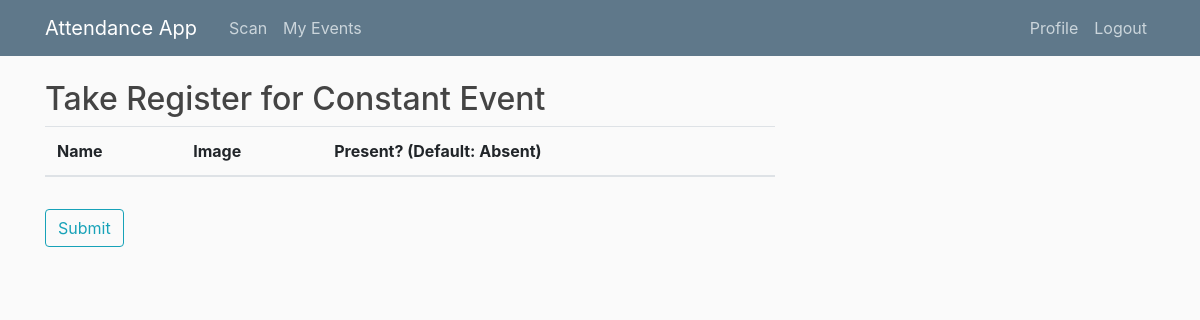
/event/4/register/ (signed in), run on an earlier commit of the app's database.
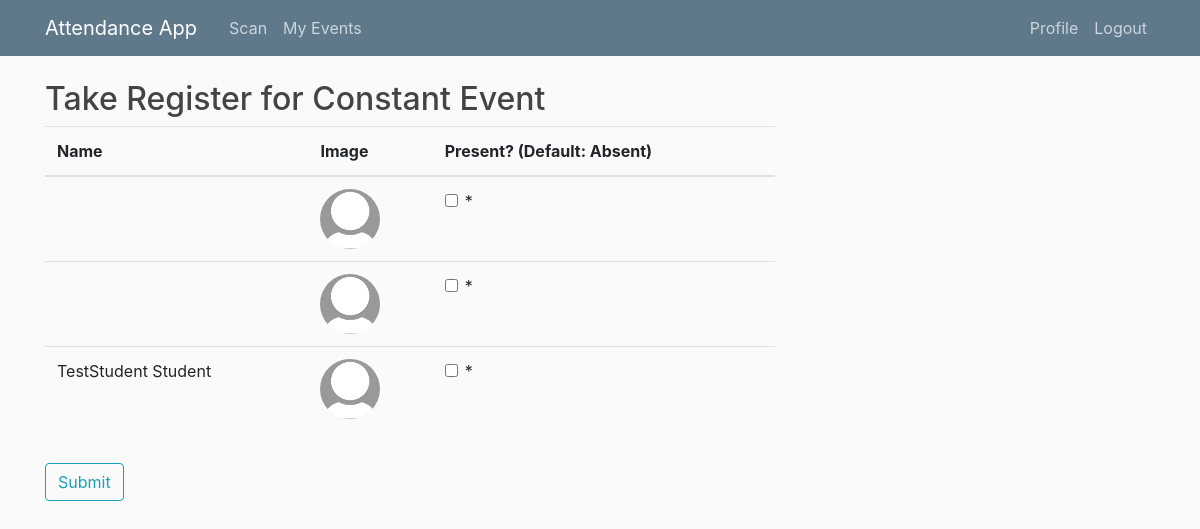
And on a later commit of the database.
### main/models.py (models this page shows, shortened)
class Event(models.Model):
    EVENT_TYPES = (
        ('LE', 'Lecture'),
        ('EX', 'Examination'),
        ('TU', 'Tutorial'),
        ('SG', 'Study Group')
    )
    title = models.CharField(max_length = 100)
    event_type = models.CharField(max_length=2, choices=EVENT_TYPES) # Lecture, tutorial, exam or study group
    start_time = models.DateTimeField(default = timezone.now)
    end_time = models.DateTimeField(default = one_hour_ahead)
    location = models.CharField(max_length = 100, null = True)
    leader = models.ForeignKey(Staff, on_delete=models.CASCADE, related_name = 'staff_leader') # Leader must be a staff member
    attendees = models.ManyToManyField(Student, related_name='student_attendees')
    auth_uuid = models.UUIDField(default=uuid.uuid4, editable = False) # Generates authentication hash
    register_taken = models.BooleanField(default = False)
    def started(self):
        if timezone.now() >= self.start_time:
            return True
        else:
            return False

class Attendance(models.Model):
    student = models.ForeignKey(Student, on_delete=models.CASCADE) # if student is deleted, attendance authentications should be deleted too
    event = models.ForeignKey(Event, on_delete=models.CASCADE) # if event is deleted, attendance authentications should be deleted too
    auth_time = models.DateTimeField(null=True)

### users/models.py (models this page shows, shortened)
class Student(models.Model):
    user = models.OneToOneField(User,  on_delete=models.CASCADE) # Each Student object maps to one account and vice versa
    cid = models.AutoField(primary_key=True) # CIDs have 8 digits
    course = models.CharField(max_length=50, null = True)
    year = models.IntegerField(null=True)

class Profile(models.Model):
    user = models.OneToOneField(User, on_delete=models.CASCADE)
    image = models.ImageField(default='default.jpg', upload_to='profile_pics')

### main/views.py (the view)
# urls.py: path('event/<int:pk>/register/', views.take_register, name='event-register') # Electronic register for each event
@login_required
def take_register(request, pk):
    event = get_object_or_404(Event, pk=pk)
    student_auths = Attendance.objects.filter(event=event).order_by('student__user__first_name', 'student__user__last_name') # Extract queryset of authentications, ordered by student's first name
    count = student_auths.count()
    register_formset = formset_factory(AttendanceVerificationForm, extra=count) # Create formset
    initial = []
    for auth in student_auths:
        initial.append(
            {'mark_attendance': Verification.objects.filter(student=auth.student, event=event).exists()}
        )
    if event.leader.user == request.user or request.user.groups.filter(name="Admin").exists():
        if event.event_type == 'LE': # Register does not need to be taken at lectures
            messages.info(request, f'Register does not need to be taken at a lecture')
            return redirect(event.get_absolute_url())
        else: # Tutorials, study groups and exams require a register to be taken
            if event.started(): # Only allow register to be taken if event has started
                if request.method == 'POST': # If the request is a POST request, process the form's data
                    formset = register_formset(request.POST)
                    student_list = zip(formset, student_auths)
                    if formset.is_valid():
                        event.register_taken = True # Mark that a register has been taken for this event
                        event.save()
                        for form, auth in student_list:
                            student = auth.student
                            mark = form.cleaned_data.get('mark_attendance') # Obtain data submitted from each form in formset
                            if mark == True:
                                if Verification.objects.filter(student=student, event=event).exists(): # Verification already exists for this particular event and student
                                    verification = Verification.objects.get(student=student, event=event)
                                    verification.verification_time = timezone.now() # Edit that verification object
                                else:
                                    verification = Verification.objects.create(verification_time=timezone.now(), event=event, student=student) # Create Verification object
                                verification.save()
                            else:
                                if Verification.objects.filter(student=student, event=event).exists(): # Verification already exists for this particular event and student
                                    verification = Verification.objects.get(student=student, event=event)
                                    verification.delete() # Delete verification object if student was not present at that event
                        messages.success(request, f'Register saved successfully!')
                        return redirect(event.get_absolute_url())
                else: # If this is a GET (or any other) request, create a blank formset
                    student_list = zip(register_formset(initial=initial), student_auths) # Initialise formset with previous register data (if any)
            else: # Event hasn't started yet
                messages.error(request, f'Event has not started yet')
                return redirect(event.get_absolute_url())
        context = {
                'formset': register_formset(),
                'list': student_list,
                'event': event,
        }
        return render(request, 'main/take_register.html', context)
    else: # Logged in user is not an admin user / staff leader
        return HttpResponse(status=403)

### main/templates/main/take_register.html (shortened to what this page needs)
{% extends 'main/base.html' %}
{% load crispy_forms_tags %}
{% block content %}
<h2>Take Register for {{ event.title }}</h2>
<form method="POST">
    <fieldset class="form-group">
        <div class="table-responsive">
            <table class="table">
                <thead>
                    <tr>
                        <th scope="col">Name</th>
                        <th scope="col">Image</th>
                        <th scope="col">Present? (Default: Absent)</th>
                    </tr>
                </thead>
                <tbody>
                    {% for form, auth_student in list %}
                    <tr>
                        <td>{{ auth_student.student.user.first_name }} {{auth_student.student.user.last_name }}</td>
                        <td><img src="{{ auth_student.student.user.profile.image.url }}" class="rounded-circle article-img"></td>
                        <td>
                            {{ form|crispy }}
                        </td>
                    </tr>
                    {% endfor %}
                </tbody>
            </table>
        </div>
    </fieldset>
    <div class="form-group">
        <button class="btn btn-outline-info" type="submit">Submit</button>
    </div>
</form>
{% endblock content %}

### main/templates/main/base.html (shortened to what this page needs)
{% load static %}
<!DOCTYPE html>
<html lang="en">
<head>
    <link rel="stylesheet" href="https://stackpath.bootstrapcdn.com/bootstrap/4.4.1/css/bootstrap.min.css">
    <link rel="stylesheet" type="text/css" href="{% static 'main/main.css' %}">
</head>
<body>
<header class="site-header">
  <nav class="navbar navbar-expand-md navbar-dark bg-steel fixed-top">
    <div class="container">
      <a class="navbar-brand mr-4" href="{% url 'main-home' %}">Attendance App</a>
      <div class="collapse navbar-collapse" id="navbarToggle">
        <div class="navbar-nav mr-auto">
          <a class="nav-item nav-link" href="{% url 'main-home' %}">Scan</a>
          <a class="nav-item nav-link" href="{% url 'my-events' %}">My Events</a>
        </div>
        <div class="navbar-nav">
          {% if user.is_authenticated %}
            <a class="nav-item nav-link" href="{% url 'profile' %}">Profile</a>
            <a class="nav-item nav-link" href="{% url 'logout' %}">Logout</a>
          {% else %}
            <a class="nav-item nav-link" href="{% url 'login' %}">Login</a>
          {% endif %}
        </div>
      </div>
    </div>
  </nav>
</header>
<main role="main" class="container">
  <div class="row">
    <div class="col-md-8">
      {% block content %}{% endblock content %}
    </div>
  </div>
</main>
</body>
</html>

### main/static/main/main.css (style rules this page uses)
body { background: #fafafa; color: #333333; margin-top: 5rem; }
h1, h2, h3, h4, h5, h6 { color: #444444; }
h2 { font-size: 2rem; }
.bg-steel { background-color: #5f788a; }
.site-header .navbar-nav .nav-link { color: #cbd5db; }
.article-img { height: 60px; width: 60px; }

What changed in the data, as far as the page shows it:
added Attendance: student.user.profile.image (placeholder picture)
added Attendance: student.user.profile.image (placeholder picture)
added Attendance: student.user.first_name "TestStudent", student.user.last_name "Student", student.user.profile.image (placeholder picture)
